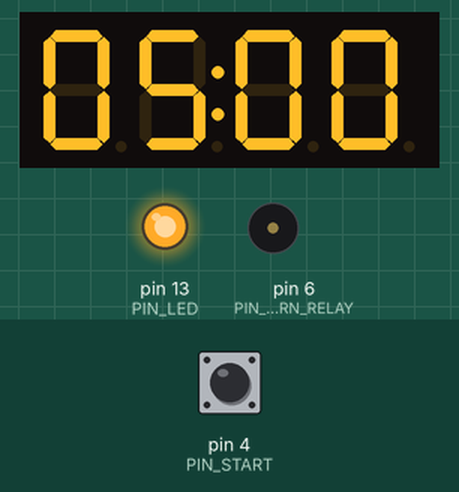
This sketch was run on a simulated Arduino Uno, built with avr-gcc and run on an emulated ATmega328P. Shown: 4-digit seven-segment display, output pins drawn as LEDs (lit = HIGH), buzzer (waves = sounding, pin HIGH). Dashed ring = blinking. The test bench sets the inputs (shaded band); at power-on: pin 4 (PIN_START) HIGH.

Above: at 1.2 s.
1.3 s: pin 4 (PIN_START) pulled LOW for 0.15 s
At 1.8 s:
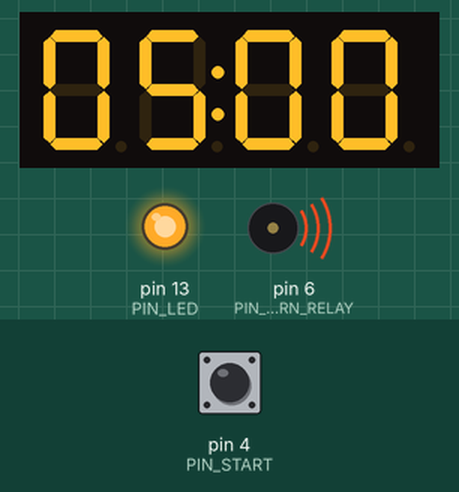
At 2.4 s:
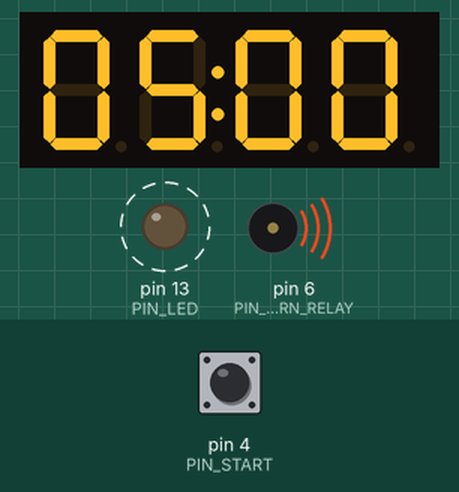
Timing chart, 0 to 10.4 s (numbered marks = the images above; inputs shaded):
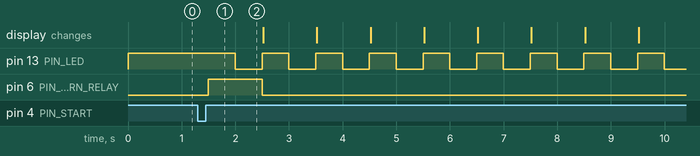

Measured:
- after the input at 1.3 s, pin 13 (PIN_LED): alternates HIGH for 0.50 s and LOW for 0.50 s, starting after 0.70 s; pin 6 (PIN_HORN_RELAY): LOW → HIGH after 0.20 s, → LOW 1.0 s later

The sketch:

RegattaStartTimer.ino
```cpp
// (licence header left out)
#include <Arduino.h>
#include <TM1637Display.h>

#include "Config.h"

struct SoundCue {
  uint32_t atMs;        // time from the accepted START
  uint32_t durationMs;  // how long the relay stays pulled in
};

constexpr SoundCue SOUND_CUES[] = {
  {0UL, SOUND_AT_FIVE_MS},
  {60UL * 1000UL, SOUND_AT_FOUR_MS},
  {240UL * 1000UL, SOUND_AT_ONE_MS},
  {COUNTDOWN_MS, SOUND_AT_START_MS},
};

// The cycle is over when the last sound has finished.
constexpr uint32_t CYCLE_END_MS = COUNTDOWN_MS + SOUND_AT_START_MS;

TM1637Display display(PIN_TM_CLK, PIN_TM_DIO);
uint16_t displayedSeconds = UINT16_MAX;
uint32_t displayDrawnAt = 0;

bool cycleActive = false;
uint32_t cycleStartedAt = 0;

// Button state machine
bool rawPressed = false;        // instantaneous reading
bool stablePressed = false;     // reading stable for DEBOUNCE_MS
bool pressTracked = false;      // a stable press that may still become a click
bool startPermitted = false;    // the current press may start a cycle
bool releaseGapActive = false;  // PRESS_GAP_MS after the last release
uint32_t rawChangedAt = 0;
uint32_t pressStartedAt = 0;
uint32_t releasedAt = 0;

void setHorn(bool on) {
  digitalWrite(PIN_HORN_RELAY, on ? HORN_LEVEL_ON : HORN_LEVEL_OFF);
}

// Milliseconds since the accepted START, corrected by CLOCK_TRIM_PPM.
uint32_t cycleElapsedMs(uint32_t now) {
  const uint32_t rawMs = now - cycleStartedAt;
  if (CLOCK_TRIM_PPM == 0) {
    return rawMs;
  }
  return static_cast<uint32_t>(static_cast<uint64_t>(rawMs) *
                               static_cast<uint32_t>(1000000L + CLOCK_TRIM_PPM) /
                               1000000UL);
}

void showTime(uint16_t seconds, uint32_t now) {
  if (seconds == displayedSeconds && now - displayDrawnAt < DISPLAY_REFRESH_MS) {
    return;
  }
  displayedSeconds = seconds;
  displayDrawnAt = now;
  const int minutesAndSeconds = (seconds / 60) * 100 + seconds % 60;
  display.showNumberDecEx(minutesAndSeconds, COLON_MASK, true);
}

void updateButton(uint32_t now) {
  const bool reading = digitalRead(PIN_START) == LOW;
  if (reading != rawPressed) {
    rawPressed = reading;
    rawChangedAt = now;
    if (rawPressed && !stablePressed) {
      // The pause is checked at the moment of the press, before debouncing.
      const bool gapPassed = !releaseGapActive || now - releasedAt >= PRESS_GAP_MS;
      startPermitted = !cycleActive && gapPassed;
    }
  }

  if (rawPressed != stablePressed && now - rawChangedAt >= DEBOUNCE_MS) {
    stablePressed = rawPressed;
    if (stablePressed) {
      pressStartedAt = rawChangedAt;
      pressTracked = true;
    } else {
      if (pressTracked) {
        if (rawChangedAt - pressStartedAt >= RESET_HOLD_MS) {
          cycleActive = false;
        } else if (startPermitted) {
          cycleStartedAt = now;
          cycleActive = true;
        }
      }
      pressTracked = false;
      releasedAt = rawChangedAt;
      releaseGapActive = true;
    }
  }

  // Long press: abort while the button is still held.
  if (pressTracked && rawPressed && now - pressStartedAt >= RESET_HOLD_MS) {
    cycleActive = false;
    pressTracked = false;
  }

  if (!rawPressed && !stablePressed && releaseGapActive &&
      now - releasedAt >= PRESS_GAP_MS) {
    releaseGapActive = false;
  }
}

void updateOutputs(uint32_t now) {
  if (!cycleActive) {
    setHorn(false);
    digitalWrite(PIN_LED, HIGH);
    showTime(START_SECONDS, now);
    return;
  }

  const uint32_t elapsedMs = cycleElapsedMs(now);

  // A window that has already closed is skipped, never played late.
  bool hornOn = false;
  for (const SoundCue& cue : SOUND_CUES) {
    if (elapsedMs >= cue.atMs && elapsedMs - cue.atMs < cue.durationMs) {
      hornOn = true;
      break;
    }
  }
  setHorn(hornOn);

  if (elapsedMs >= COUNTDOWN_MS) {
    digitalWrite(PIN_LED, HIGH);
    showTime(0, now);
  } else {
    const bool ledOn = (elapsedMs / 500UL) % 2 == 0;
    digitalWrite(PIN_LED, ledOn ? HIGH : LOW);
    // Round up so that 00:00 appears together with the starting signal.
    showTime((COUNTDOWN_MS - elapsedMs + 999UL) / 1000UL, now);
  }
}

void setup() {
  // Release the relay before the pin becomes an output, so it never pulses.
  setHorn(false);
  pinMode(PIN_HORN_RELAY, OUTPUT);
  pinMode(PIN_LED, OUTPUT);
  pinMode(PIN_START, INPUT_PULLUP);

  // A button that is already pressed at power-up must not start a cycle.
  rawPressed = stablePressed = digitalRead(PIN_START) == LOW;
  rawChangedAt = millis();

  display.setBrightness(DISPLAY_BRIGHTNESS);
  updateOutputs(rawChangedAt);
}

void loop() {
  const uint32_t now = millis();
  if (cycleActive && cycleElapsedMs(now) >= CYCLE_END_MS) {
    cycleActive = false;
  }
  updateButton(now);
  updateOutputs(now);
}
```

Config.h
```cpp
// (licence header left out)
#pragma once

#include <Arduino.h>

// ---------------------------------------------------------------------------
// Pins (Arduino Uno R3 / Nano). Wiring is described in docs/hardware.md.
// ---------------------------------------------------------------------------
constexpr uint8_t PIN_TM_DIO = 2;       // TM1637 DIO
constexpr uint8_t PIN_TM_CLK = 3;       // TM1637 CLK
constexpr uint8_t PIN_START = 4;        // START button, normally open, to GND
constexpr uint8_t PIN_HORN_RELAY = 6;   // input of the relay module
constexpr uint8_t PIN_LED = 13;         // built-in LED

// ---------------------------------------------------------------------------
// Horn relay
// ---------------------------------------------------------------------------
// Trigger level of the relay module input.
//   1 = the relay pulls in when the pin is HIGH (module "high level trigger")
//   0 = the relay pulls in when the pin is LOW  (module "low level trigger",
//       the most common cheap blue modules)
// Check the jumper or the marking on your module and test it: the relay must
// stay released at power-up, after a reset and while uploading the sketch.
#ifndef HORN_ACTIVE_HIGH
#define HORN_ACTIVE_HIGH 1
#endif

// ---------------------------------------------------------------------------
// Sound signals (how long the relay stays pulled in)
// ---------------------------------------------------------------------------
// The defaults reproduce the 2025 sketches: 1 s, 1 s, 1 s and 2 s.
// RRS 26 asks for one LONG sound at one minute; set SOUND_AT_ONE_MS to e.g.
// 3000 if your sailing instructions require it, and listen to the result: a
// compressor needs a moment to spin up, so the audible sound is shorter than
// the relay pulse.
#ifndef SOUND_AT_FIVE_MS
#define SOUND_AT_FIVE_MS 1000   // 05:00 warning signal
#endif
#ifndef SOUND_AT_FOUR_MS
#define SOUND_AT_FOUR_MS 1000   // 04:00 preparatory signal
#endif
#ifndef SOUND_AT_ONE_MS
#define SOUND_AT_ONE_MS 1000    // 01:00 one-minute signal
#endif
#ifndef SOUND_AT_START_MS
#define SOUND_AT_START_MS 2000  // 00:00 starting signal
#endif

// Hard limit for a single pulse; protects the compressor from a typo.
constexpr uint32_t MAX_HORN_MS = 5000;

// ---------------------------------------------------------------------------
// Clock trim
// ---------------------------------------------------------------------------
// The Uno R3 uses a ceramic resonator (about +/-0.5 %, up to 1.5 s over five
// minutes). A Nano with a quartz crystal is far better. Measure the time from
// the first to the last pulse on D6 against a reference clock:
//   CLOCK_TRIM_PPM = (measured_seconds - 300) / 300 * 1000000
// Positive when the timer is late, negative when it is early. 0 = no trim.
#ifndef CLOCK_TRIM_PPM
#define CLOCK_TRIM_PPM 0
#endif

// ---------------------------------------------------------------------------
// Display
// ---------------------------------------------------------------------------
#ifndef DISPLAY_BRIGHTNESS
#define DISPLAY_BRIGHTNESS 5    // 0..7
#endif
#ifndef SHOW_COLON
#define SHOW_COLON 1            // 1 = steady MM:SS, 0 = MMSS without separator
#endif
// The whole display is re-sent at least this often. A relay or a compressor
// motor can corrupt the TM1637 registers; without a refresh the display would
// stay wrong until the next change.
constexpr uint32_t DISPLAY_REFRESH_MS = 1000;

// ---------------------------------------------------------------------------
// Start procedure and button
// ---------------------------------------------------------------------------
constexpr uint16_t START_SECONDS = 5 * 60;
constexpr uint32_t COUNTDOWN_MS = START_SECONDS * 1000UL;
constexpr uint32_t DEBOUNCE_MS = 50;
constexpr uint32_t RESET_HOLD_MS = 3000;  // hold START this long to abort
constexpr uint32_t PRESS_GAP_MS = 1000;   // minimum pause between two presses

// ---------------------------------------------------------------------------
// Derived values and compile-time checks (do not edit)
// ---------------------------------------------------------------------------
constexpr uint8_t HORN_LEVEL_ON = HORN_ACTIVE_HIGH ? HIGH : LOW;
constexpr uint8_t HORN_LEVEL_OFF = HORN_ACTIVE_HIGH ? LOW : HIGH;
constexpr uint8_t COLON_MASK = SHOW_COLON ? 0x40 : 0x00;

static_assert(SOUND_AT_FIVE_MS > 0 && SOUND_AT_FIVE_MS <= MAX_HORN_MS &&
              SOUND_AT_FOUR_MS > 0 && SOUND_AT_FOUR_MS <= MAX_HORN_MS &&
              SOUND_AT_ONE_MS > 0 && SOUND_AT_ONE_MS <= MAX_HORN_MS &&
              SOUND_AT_START_MS > 0 && SOUND_AT_START_MS <= MAX_HORN_MS,
              "Every sound signal must last from 1 to MAX_HORN_MS milliseconds");
static_assert(CLOCK_TRIM_PPM >= -10000 && CLOCK_TRIM_PPM <= 10000,
              "CLOCK_TRIM_PPM must be within +/-10000 (1 %)");
static_assert(DISPLAY_BRIGHTNESS >= 0 && DISPLAY_BRIGHTNESS <= 7,
              "DISPLAY_BRIGHTNESS must be 0..7");
```
